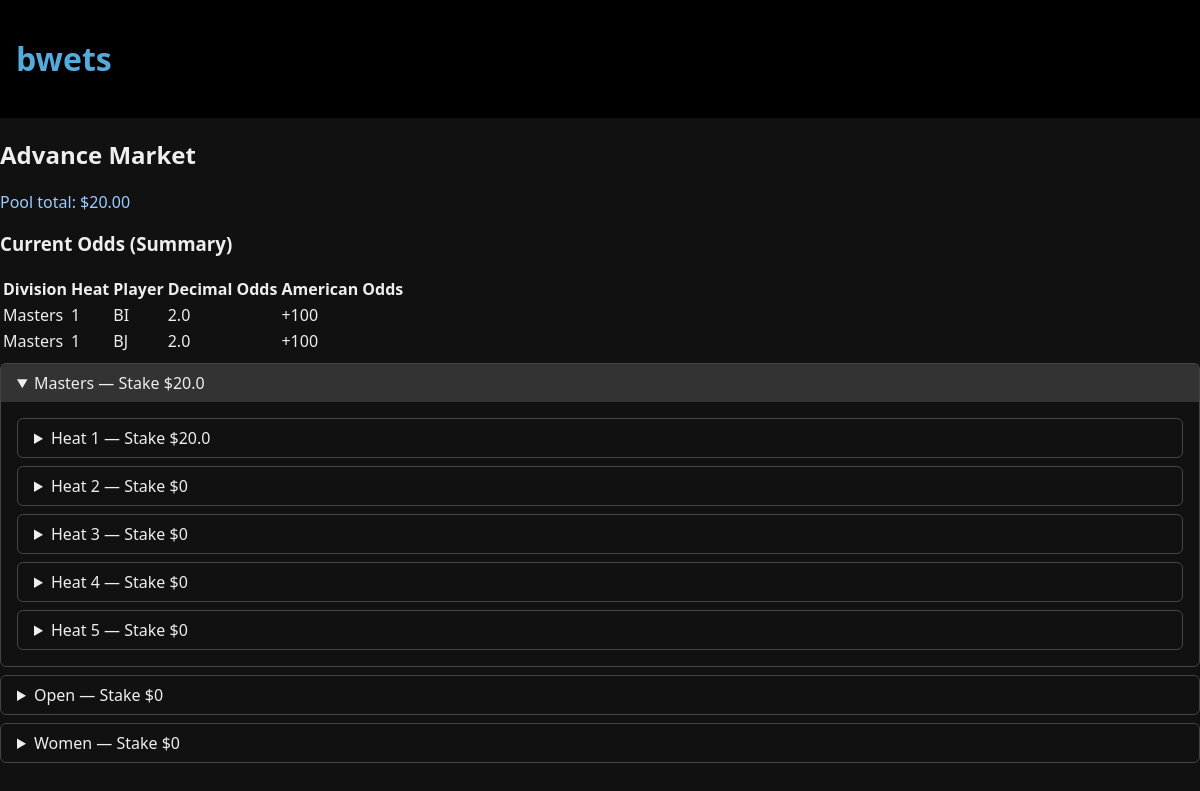
The page /advance on the database its author committed.
### app/models.py (models this page shows)
class Player(Base):
    __tablename__ = "players"
    id = Column(String, primary_key=True,
                default=lambda: str(uuid.uuid4()))
    player_name = Column(String, nullable=False)
    heat = Column(Integer, nullable=False)
    division = Column(String, nullable=False)
    dropped_out = Column(Boolean, default=False)
    active = Column(Boolean, default=True)

### app/__init__.py (the view)
    @app.route("/advance")
    def advance():
        with SessionLocal() as db:
            runners = (
                db.execute(
                    select(Player)
                    .order_by(Player.division, Player.heat, Player.player_name)
                )
                .scalars()
                .all()
            )
            divisions = {}
            for p in runners:
                d = divisions.setdefault(p.division, {})
                d.setdefault(p.heat, []).append(p)
            odds = pool_odds(db, AdvanceBet, AdvanceBet.player_id)
            div_totals = {d: sum(odds.get(pl.id, {}).get("stake", 0)
                     for heats in h.values() for pl in heats)
              for d, h in divisions.items()}
            heat_totals = { (d,h): sum(odds.get(pl.id, {}).get("stake", 0)
                                    for pl in players)
                            for d, heats in divisions.items()
                            for h, players in heats.items()}
            total_pool = db.scalar(select(func.sum(AdvanceBet.amount))) or 0.0
        return render_template("advance.html",
                            divisions=divisions,
                            odds=odds,
                            pool_total=total_pool,
                            div_totals=div_totals,
                            heat_totals=heat_totals)

### app/odds.py (called while the page is built)
def pool_odds(session, BetModel, group_field):
    total = session.scalar(select(func.sum(BetModel.amount))) or 0.0
    total *= (1.0 - HOUSE)
    odds = {}
    if total <= 0:
        return odds
    for id_, stake in session.execute(
        select(group_field, func.sum(BetModel.amount)).group_by(group_field)
    ):
        prob = (stake * (1.0 - HOUSE)) / total
        odds[str(id_)] = {
            "prob": round(float(prob), 4),
            "stake": round(float(stake), 2),
        }
    return odds

### app/templates/advance.html (shortened to what this page needs)
{% extends "base.html" %}
{% block content %}
<h2>Advance Market</h2>
<p class="pool-line">Pool total: ${{ "%.2f"|format(pool_total) }}</p>
<h3>Current Odds (Summary)</h3>
<table class="odds-summary">
  <thead>
    <tr>
      <th>Division</th>
      <th>Heat</th>
      <th>Player</th>
      <th>Decimal Odds</th>
      <th>American Odds</th>
    </tr>
  </thead>
  <tbody>
    {% for div_name, heats in divisions.items() %}
      {% for heat_num, runners in heats|dictsort %}
        {% for p in runners %}
          {% set o = odds.get(p.id|string, {"prob": 0, "stake": 0}) %}
          {% if o.prob > 0 %}
            {% set dec_odds = (1 / o.prob)|round(2) %}
            {% if dec_odds == 1 %}
              {% set am_str = "EVEN" %}
            {% elif dec_odds >= 2 %}
              {% set am_str = '+' ~ ((dec_odds - 1) * 100)|round(0)|int %}
            {% else %}
              {% set am_str = '-' ~ (100 / (dec_odds - 1))|round(0)|int %}
            {% endif %}
            <tr>
              <td>{{ div_name }}</td>
              <td>{{ heat_num }}</td>
              <td>{{ p.player_name }}</td>
              <td>{{ dec_odds }}</td>
              <td>{{ am_str }}</td>
            </tr>
          {% endif %}
        {% endfor %}
      {% endfor %}
    {% endfor %}
  </tbody>
</table>
{% for div_name, heats in divisions.items() %}
  <details class="division" {% if loop.first %}open{% endif %}>
    <summary>
      {{ div_name }} — Stake ${{ div_totals[div_name]|round(2) }}
    </summary>
    <div class="div-body">
      {% for heat_num, runners in heats|dictsort %}
        <details class="heat">
          <summary>
            Heat {{ heat_num }} — Stake ${{ heat_totals[(div_name, heat_num)]|round(2) }}
          </summary>
        </details>
      {% endfor %}
    </div>
  </details>
{% endfor %}
{% endblock %}

### app/templates/base.html (shortened to what this page needs)
<!doctype html>
<html lang="en">
<head>
  <link rel="stylesheet" href="{{ url_for('static', filename='main.css') }}">
</head>
  <header>
    <h1><a href="{{ url_for('index') }}">bwets</a></h1>
  </header>
  <main>
    {% block content %}{% endblock %}
  </main>
</body>
</html>

### app/static/main.css (style rules this page uses)
a { color:#5ad; text-decoration:none; }
header { background:#000; padding:1rem; display:flex; justify-content:space-between; }
header { text-align:center; }
details { border:1px solid #444; border-radius:6px; margin:0.5rem 0; }
details[open] > summary { background:#333; }
summary { cursor:pointer; padding:0.5rem 1rem; user-select:none; }
.div-body, .heat-body { padding:0.5rem 1rem; }
.pool-line { margin:0 0 1rem 0; color:#9cf; }

### rows shown on the page
Player: division "Masters", heat_num "1", player_name "BI", dec_odds "2.0", am_str "+100", division "20.0", heats "1" "2" "3" "4" "5", division "20.0" "0" "0" "0" "0"
Player: heat_num "1", player_name "BJ", dec_odds "2.0", am_str "+100"
Player: division "Open", division "0"
Player: division "Women", division "0"

### other values the page prints
{{ "%.2f"|format(pool_total) }} "20.00"
